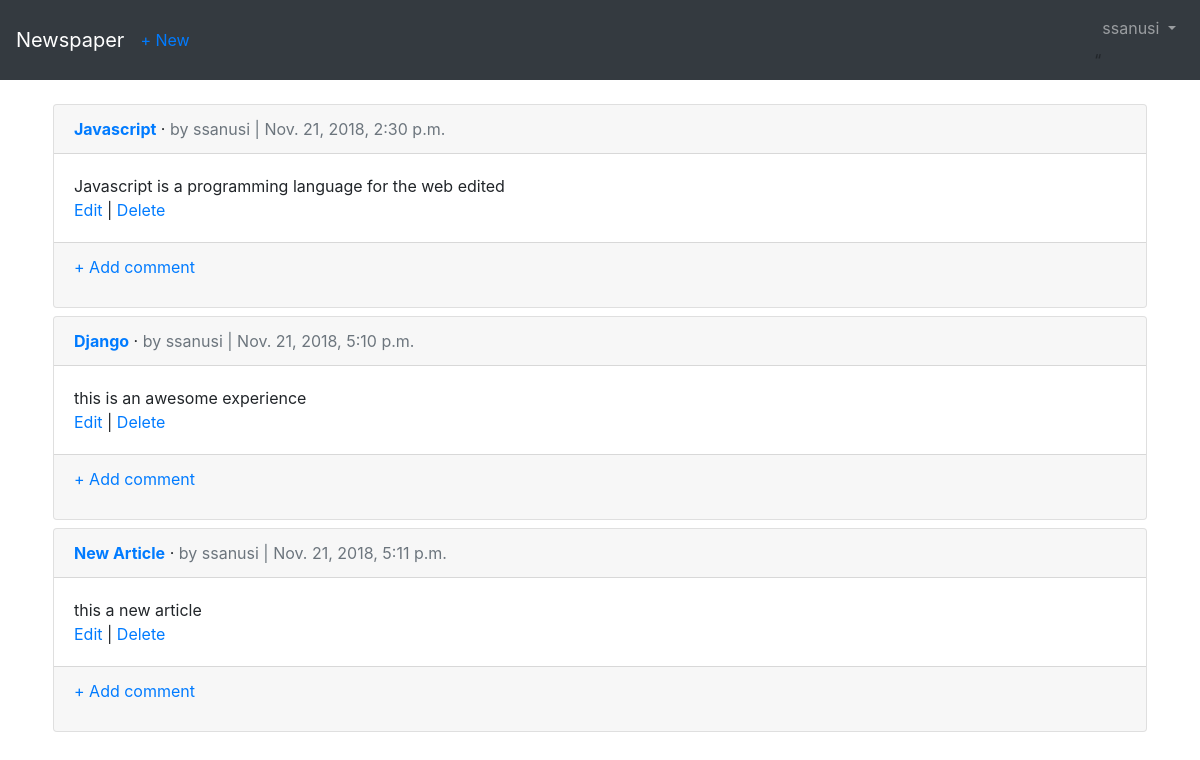
The page /articles/ (signed in) on the database as committed earlier.
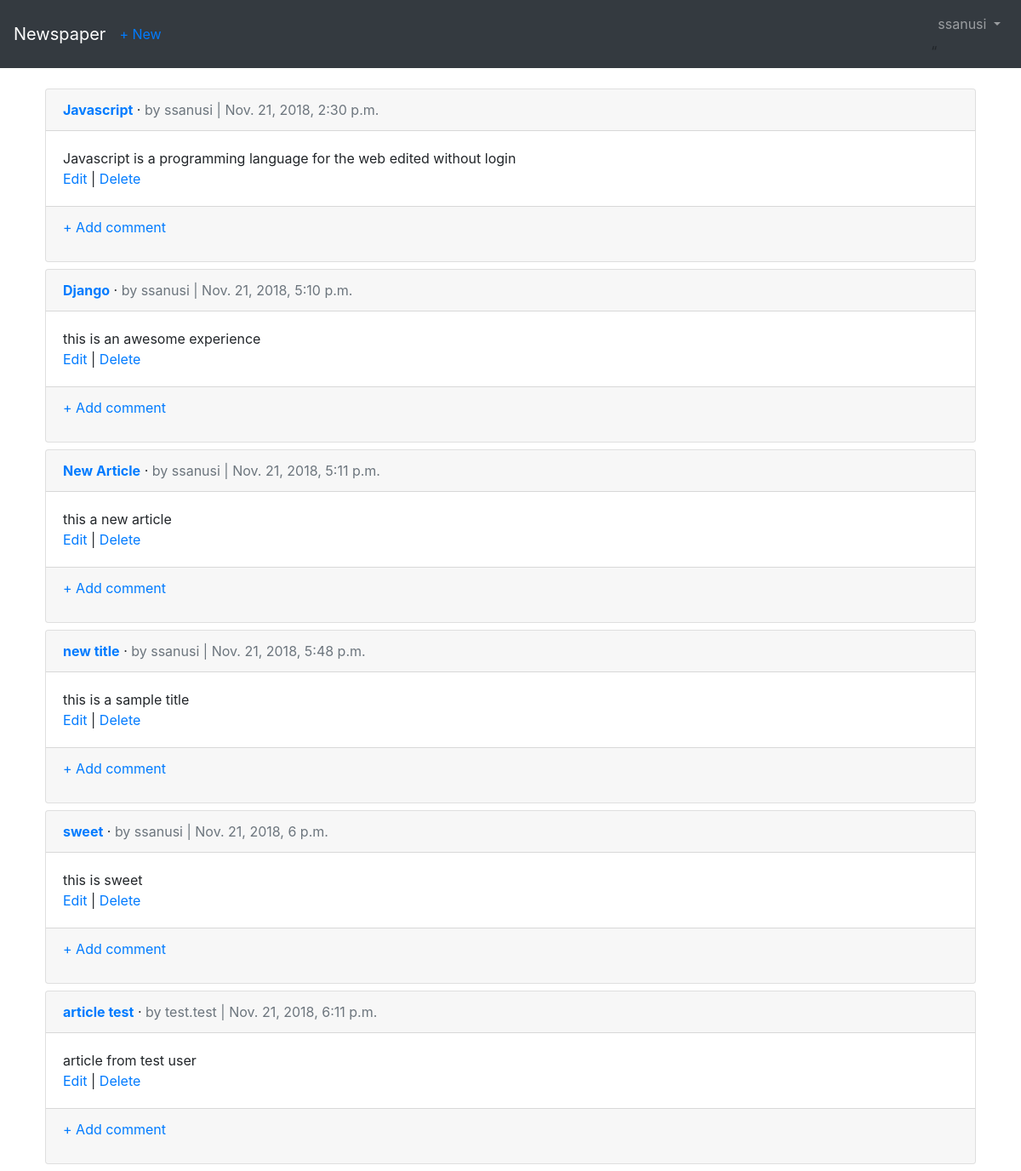
The same page on the database as committed later.
### users/models.py (models this page shows)
class CustomUser(AbstractUser):
    age = models.PositiveIntegerField(null=True,blank=True)

### articles/models.py (models this page shows, shortened)
class Article(models.Model):
    title = models.CharField(max_length=255)
    body = models.TextField()
    date = models.DateTimeField(auto_now_add = True)
    author = models.ForeignKey(get_user_model(), on_delete=models.CASCADE,)

### articles/views.py (the view)
# urls.py: path('', ArticleListView.as_view(), name='article_list')
class ArticleListView(LoginRequiredMixin,ListView):
    model = Article
    template_name = 'article_list.html'
    login_url = 'login'

### templates/article_list.html (shortened to what this page needs)
{% extends "base.html" %}
{% block content %}
    {% for article in object_list %}
        <div class='card m-2'>
            <div class="card-header">
                <a href="{% url 'article_detail' article.pk %}"><span class="font-weight-bold">{{ article.title }}</span></a> &middot;
                <span class="text-muted">by {{ article.author }} | {{ article.date }}</span>
            </div>
            <div class="card-body">
                {{article.body}}
                <div>
                    <a href="{% url 'article_edit' article.pk %}">Edit</a> | <a href="{% url 'article_delete' article.pk %}">Delete</a>
                </div>
            </div>
            <div class="card-footer text-muted">
            <p><a href="">+ Add comment</a></p>
            </div>
        </div>
    {% endfor %}
{% endblock content %}

### templates/base.html (shortened to what this page needs)
<!DOCTYPE html>
<html lang="en">
<head>
    <link rel="stylesheet" href="https://stackpath.bootstrapcdn.com/bootstrap/4.1.3/css/bootstrap.min.css">
</head>
<body>
    <nav class="navbar navbar-expand-md navbar-dark bg-dark mb-4">
      <a class="navbar-brand" href="{% url 'home' %}">Newspaper</a>
      {% if user.is_authenticated %}
        <ul class="navbar-nav mr-auto">
          <li class="nav-item"><a href="{% url 'article_new' %}">+ New</a></li>
        </ul>
      {% endif %}
      <div class="collapse navbar-collapse" id="navbarCollapse">
        {% if user.is_authenticated %}
          <ul class="navbar-nav ml-auto">
            <li class="nav-item">
              <a class="nav-link dropdown-toggle" href="#" id="userMenu"
                data-toggle="dropdown" aria-haspopup="true"
                aria-expanded="false">
                {{ user.username }}
              </a>
              “
            </li>
          </ul>
        {% endif %}
      </div>
    </nav>
    <div class="container">
      {% block content %}
      {% endblock content %}
    </div>
</body>
</html>

Rows that differ between the two databases and show on the page:
changed Article "Javascript": body "Javascript is a programming language for the web edited" → "Javascript is a programming language for the web edited without login"
added Article: title "new title", author "ssanusi", date "Nov. 21, 2018, 5:48 p.m.", body "this is a sample title"
added Article: title "sweet", author "ssanusi", date "Nov. 21, 2018, 6 p.m.", body "this is sweet"
added Article: title "article test", author "test.test", date "Nov. 21, 2018, 6:11 p.m.", body "article from test user"
